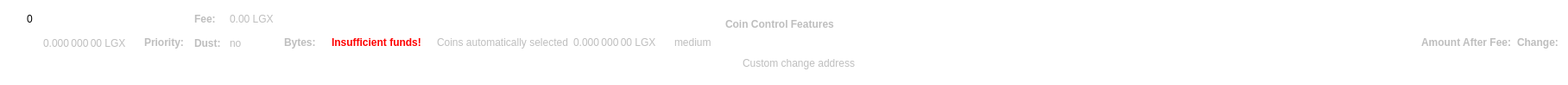
    <widget class="QWidget" name="dummyHideWidget" native="true">
     <property name="maximumSize">
      <size>
       <width>100</width>
       <height>22</height>
      </size>
     </property>
     <property name="styleSheet">
      <string notr="true">border: 0;
background-color: transparent;</string>
     </property>
     <layout class="QHBoxLayout" name="dummyHideLayout">
      <item>
       <layout class="QFormLayout" name="formLayoutCoinControl1">
        <property name="horizontalSpacing">
         <number>10</number>
        </property>
        <property name="verticalSpacing">
         <number>14</number>
        </property>
        <property name="leftMargin">
         <number>10</number>
        </property>
        <property name="topMargin">
         <number>4</number>
        </property>
        <property name="rightMargin">
         <number>6</number>
        </property>
        <item row="0" column="1">
         <widget class="QLabel" name="labelCoinControlBytes">
          <property name="cursor">
           <cursorShape>IBeamCursor</cursorShape>
          </property>
          <property name="contextMenuPolicy">
           <enum>Qt::ActionsContextMenu</enum>
          </property>
          <property name="text">
           <string notr="true">0</string>
          </property>
          <property name="textInteractionFlags">
           <set>Qt::LinksAccessibleByMouse|Qt::TextSelectableByKeyboard|Qt::TextSelectableByMouse</set>
          </property>
         </widget>
        </item>
       </layout>
      </item>
      <item>
       <widget class="QLabel" name="labelCoinControlAfterFee">
        <property name="enabled">
         <bool>false</bool>
        </property>
        <property name="sizePolicy">
         <sizepolicy hsizetype="Fixed" vsizetype="Fixed">
          <horstretch>0</horstretch>
          <verstretch>0</verstretch>
         </sizepolicy>
        </property>
        <property name="minimumSize">
         <size>
          <width>111</width>
          <height>12</height>
         </size>
        </property>
        <property name="maximumSize">
         <size>
          <width>111</width>
          <height>12</height>
         </size>
        </property>
        <property name="cursor">
         <cursorShape>IBeamCursor</cursorShape>
        </property>
        <property name="contextMenuPolicy">
         <enum>Qt::ActionsContextMenu</enum>
        </property>
        <property name="text">
         <string notr="true">0.000 000 00 LGX</string>
        </property>
        <property name="textInteractionFlags">
         <set>Qt::LinksAccessibleByMouse|Qt::TextSelectableByKeyboard|Qt::TextSelectableByMouse</set>
        </property>
       </widget>
      </item>
      <item>
       <widget class="QLabel" name="labelCoinControlPriorityText">
        <property name="enabled">
         <bool>false</bool>
        </property>
        <property name="font">
         <font>
          <weight>75</weight>
          <bold>true</bold>
         </font>
        </property>
        <property name="text">
         <string>Priority:</string>
        </property>
       </widget>
      </item>
      <item>
       <layout class="QHBoxLayout" name="horizontalLayout"/>
      </item>
      <item>
       <layout class="QFormLayout" name="formLayoutCoinControl3">
        <property name="horizontalSpacing">
         <number>10</number>
        </property>
        <property name="verticalSpacing">
         <number>14</number>
        </property>
        <property name="leftMargin">
         <number>6</number>
        </property>
        <property name="topMargin">
         <number>4</number>
        </property>
        <property name="rightMargin">
         <number>6</number>
        </property>
        <item row="0" column="0">
         <widget class="QLabel" name="labelCoinControlFeeText">
          <property name="enabled">
           <bool>false</bool>
          </property>
          <property name="font">
           <font>
            <weight>75</weight>
            <bold>true</bold>
           </font>
          </property>
          <property name="text">
           <string>Fee:</string>
          </property>
          <property name="margin">
           <number>0</number>
          </property>
         </widget>
        </item>
        <item row="0" column="1">
         <widget class="QLabel" name="labelCoinControlFee">
          <property name="enabled">
           <bool>false</bool>
          </property>
          <property name="cursor">
           <cursorShape>IBeamCursor</cursorShape>
          </property>
          <property name="contextMenuPolicy">
           <enum>Qt::ActionsContextMenu</enum>
          </property>
          <property name="text">
           <string notr="true">0.00 LGX</string>
          </property>
          <property name="textInteractionFlags">
           <set>Qt::LinksAccessibleByMouse|Qt::TextSelectableByKeyboard|Qt::TextSelectableByMouse</set>
          </property>
         </widget>
        </item>
        <item row="1" column="0">
         <widget class="QLabel" name="labelCoinControlLowOutputText">
          <property name="enabled">
           <bool>false</bool>
          </property>
          <property name="font">
           <font>
            <weight>75</weight>
            <bold>true</bold>
           </font>
          </property>
          <property name="text">
           <string>Dust:</string>
          </property>
         </widget>
        </item>
        <item row="1" column="1">
         <widget class="QLabel" name="labelCoinControlLowOutput">
          <property name="enabled">
           <bool>false</bool>
          </property>
          <property name="cursor">
           <cursorShape>IBeamCursor</cursorShape>
          </property>
          <property name="contextMenuPolicy">
           <enum>Qt::ActionsContextMenu</enum>
          </property>
          <property name="text">
           <string>no</string>
          </property>
          <property name="textInteractionFlags">
           <set>Qt::LinksAccessibleByMouse|Qt::TextSelectableByKeyboard|Qt::TextSelectableByMouse</set>
          </property>
         </widget>
        </item>
       </layout>
      </item>
      <item>
       <widget class="QLabel" name="labelCoinControlBytesText">
        <property name="enabled">
         <bool>false</bool>
        </property>
        <property name="font">
         <font>
          <weight>75</weight>
          <bold>true</bold>
         </font>
        </property>
        <property name="text">
         <string>Bytes:</string>
        </property>
       </widget>
      </item>
      <item>
       <layout class="QFormLayout" name="formLayoutCoinControl2">
        <property name="horizontalSpacing">
         <number>10</number>
        </property>
        <property name="verticalSpacing">
         <number>14</number>
        </property>
        <property name="leftMargin">
         <number>6</number>
        </property>
        <property name="topMargin">
         <number>4</number>
        </property>
        <property name="rightMargin">
         <number>6</number>
        </property>
       </layout>
      </item>
      <item>
       <layout class="QHBoxLayout" name="horizontalLayoutCoinControl2">
        <property name="spacing">
         <number>8</number>
        </property>
        <property name="bottomMargin">
         <number>10</number>
        </property>
       </layout>
      </item>
      <item>
       <widget class="QLabel" name="labelCoinControlInsuffFunds">
        <property name="enabled">
         <bool>false</bool>
        </property>
        <property name="minimumSize">
         <size>
          <width>0</width>
          <height>0</height>
         </size>
        </property>
        <property name="font">
         <font>
          <weight>75</weight>
          <bold>true</bold>
         </font>
        </property>
        <property name="styleSheet">
         <string notr="true">color:red;font-weight:bold;</string>
        </property>
        <property name="text">
         <string>Insufficient funds!</string>
        </property>
        <property name="margin">
         <number>5</number>
        </property>
       </widget>
      </item>
      <item>
       <layout class="QFormLayout" name="formLayoutCoinControl4">
        <property name="horizontalSpacing">
         <number>10</number>
        </property>
        <property name="verticalSpacing">
         <number>14</number>
        </property>
        <property name="leftMargin">
         <number>6</number>
        </property>
        <property name="topMargin">
         <number>4</number>
        </property>
        <property name="rightMargin">
         <number>6</number>
        </property>
       </layout>
      </item>
      <item>
       <widget class="QLabel" name="labelCoinControlAutomaticallySelected">
        <property name="enabled">
         <bool>false</bool>
        </property>
        <property name="sizePolicy">
         <sizepolicy hsizetype="Fixed" vsizetype="Fixed">
          <horstretch>0</horstretch>
          <verstretch>0</verstretch>
         </sizepolicy>
        </property>
        <property name="minimumSize">
         <size>
          <width>0</width>
          <height>0</height>
         </size>
        </property>
        <property name="maximumSize">
         <size>
          <width>240</width>
          <height>16777215</height>
         </size>
        </property>
        <property name="text">
         <string>Coins automatically selected</string>
        </property>
        <property name="margin">
         <number>5</number>
        </property>
       </widget>
      </item>
      <item>
       <widget class="QLabel" name="labelCoinControlChange">
        <property name="enabled">
         <bool>false</bool>
        </property>
        <property name="sizePolicy">
         <sizepolicy hsizetype="Fixed" vsizetype="Fixed">
          <horstretch>0</horstretch>
          <verstretch>0</verstretch>
         </sizepolicy>
        </property>
        <property name="minimumSize">
         <size>
          <width>111</width>
          <height>0</height>
         </size>
        </property>
        <property name="maximumSize">
         <size>
          <width>111</width>
          <height>16777215</height>
         </size>
        </property>
        <property name="cursor">
         <cursorShape>IBeamCursor</cursorShape>
        </property>
        <property name="contextMenuPolicy">
         <enum>Qt::ActionsContextMenu</enum>
        </property>
        <property name="text">
         <string notr="true">0.000 000 00 LGX</string>
        </property>
        <property name="textInteractionFlags">
         <set>Qt::LinksAccessibleByMouse|Qt::TextSelectableByKeyboard|Qt::TextSelectableByMouse</set>
        </property>
       </widget>
      </item>
      <item>
       <widget class="QLabel" name="labelCoinControlPriority">
        <property name="enabled">
         <bool>false</bool>
        </property>
        <property name="cursor">
         <cursorShape>IBeamCursor</cursorShape>
        </property>
        <property name="contextMenuPolicy">
         <enum>Qt::ActionsContextMenu</enum>
        </property>
        <property name="text">
         <string>medium</string>
        </property>
        <property name="textInteractionFlags">
         <set>Qt::LinksAccessibleByMouse|Qt::TextSelectableByKeyboard|Qt::TextSelectableByMouse</set>
        </property>
       </widget>
      </item>
      <item>
       <widget class="QFrame" name="frameCoinControl">
        <property name="sizePolicy">
         <sizepolicy hsizetype="Expanding" vsizetype="Expanding">
          <horstretch>0</horstretch>
          <verstretch>0</verstretch>
         </sizepolicy>
        </property>
        <property name="maximumSize">
         <size>
          <width>16777215</width>
          <height>16777215</height>
         </size>
        </property>
        <property name="frameShape">
         <enum>QFrame::StyledPanel</enum>
        </property>
        <property name="frameShadow">
         <enum>QFrame::Sunken</enum>
        </property>
        <layout class="QVBoxLayout" name="verticalLayoutCoinControl2_2">
         <property name="spacing">
          <number>0</number>
         </property>
         <property name="leftMargin">
          <number>0</number>
         </property>
         <property name="topMargin">
          <number>0</number>
         </property>
         <property name="rightMargin">
          <number>0</number>
         </property>
         <property name="bottomMargin">
          <number>6</number>
         </property>
         <item>
          <layout class="QVBoxLayout" name="verticalLayoutCoinControl" stretch="0,0,0,1">
           <property name="spacing">
            <number>0</number>
           </property>
           <property name="leftMargin">
            <number>10</number>
           </property>
           <property name="topMargin">
            <number>10</number>
           </property>
           <item>
            <layout class="QHBoxLayout" name="horizontalLayoutCoinControl1">
             <property name="bottomMargin">
              <number>15</number>
             </property>
             <item>
              <widget class="QLabel" name="labelCoinControlFeatures">
               <property name="enabled">
                <bool>false</bool>
               </property>
               <property name="sizePolicy">
                <sizepolicy hsizetype="Preferred" vsizetype="Maximum">
                 <horstretch>0</horstretch>
                 <verstretch>0</verstretch>
                </sizepolicy>
               </property>
               <property name="font">
                <font>
                 <weight>75</weight>
                 <bold>true</bold>
                </font>
               </property>
               <property name="styleSheet">
                <string notr="true">font-weight:bold;</string>
               </property>
               <property name="text">
                <string>Coin Control Features</string>
               </property>
              </widget>
             </item>
            </layout>
           </item>
           <item>
            <widget class="QWidget" name="widgetCoinControl" native="true">
             <property name="sizePolicy">
              <sizepolicy hsizetype="Preferred" vsizetype="Preferred">
               <horstretch>0</horstretch>
               <verstretch>0</verstretch>
              </sizepolicy>
             </property>
             <property name="minimumSize">
              <size>
               <width>0</width>
               <height>0</height>
              </size>
             </property>
             <property name="styleSheet">
              <string notr="true">border: 0;
background-color: transparent;</string>
             </property>
             <layout class="QHBoxLayout" name="horizontalLayoutCoinControl5_2">
              <property name="leftMargin">
               <number>0</number>
              </property>
              <property name="topMargin">
               <number>0</number>
              </property>
              <property name="rightMargin">
               <number>0</number>
              </property>
              <property name="bottomMargin">
               <number>0</number>
              </property>
              <item>
               <layout class="QHBoxLayout" name="horizontalLayoutCoinControl3">
                <property name="spacing">
                 <number>20</number>
                </property>
                <property name="topMargin">
                 <number>0</number>
                </property>
                <property name="bottomMargin">
                 <number>10</number>
                </property>
               </layout>
              </item>
             </layout>
            </widget>
           </item>
           <item>
            <layout class="QHBoxLayout" name="horizontalLayoutCoinControl4" stretch="0,0,0">
             <property name="spacing">
              <number>12</number>
             </property>
             <property name="sizeConstraint">
              <enum>QLayout::SetDefaultConstraint</enum>
             </property>
             <property name="topMargin">
              <number>5</number>
             </property>
             <property name="rightMargin">
              <number>5</number>
             </property>
             <item>
              <widget class="QCheckBox" name="checkBoxCoinControlChange">
               <property name="enabled">
                <bool>false</bool>
               </property>
               <property name="toolTip">
                <string>If this is activated, but the change address is empty or invalid, change will be sent to a newly generated address.</string>
               </property>
               <property name="text">
                <string>Custom change address</string>
               </property>
              </widget>
             </item>
             <item>
              <widget class="QValidatedLineEdit" name="lineEditCoinControlChange">
               <property name="enabled">
                <bool>false</bool>
               </property>
               <property name="sizePolicy">
                <sizepolicy hsizetype="Expanding" vsizetype="Fixed">
                 <horstretch>0</horstretch>
                 <verstretch>0</verstretch>
                </sizepolicy>
               </property>
              </widget>
             </item>
             <item>
              <widget class="QLabel" name="labelCoinControlChangeLabel_2">
               <property name="sizePolicy">
                <sizepolicy hsizetype="Preferred" vsizetype="Expanding">
                 <horstretch>0</horstretch>
                 <verstretch>0</verstretch>
                </sizepolicy>
               </property>
               <property name="minimumSize">
                <size>
                 <width>0</width>
                 <height>0</height>
                </size>
               </property>
               <property name="text">
                <string/>
               </property>
               <property name="margin">
                <number>3</number>
               </property>
              </widget>
             </item>
            </layout>
           </item>
           <item>
            <spacer name="verticalSpacerCoinControl">
             <property name="orientation">
              <enum>Qt::Vertical</enum>
             </property>
             <property name="sizeHint" stdset="0">
              <size>
               <width>800</width>
               <height>1</height>
              </size>
             </property>
            </spacer>
           </item>
          </layout>
         </item>
        </layout>
       </widget>
      </item>
      <item>
       <widget class="QLabel" name="labelCoinControlAfterFeeText">
        <property name="enabled">
         <bool>false</bool>
        </property>
        <property name="minimumSize">
         <size>
          <width>0</width>
          <height>0</height>
         </size>
        </property>
        <property name="maximumSize">
         <size>
          <width>16777215</width>
          <height>16777215</height>
         </size>
        </property>
        <property name="font">
         <font>
          <weight>75</weight>
          <bold>true</bold>
         </font>
        </property>
        <property name="text">
         <string>Amount After Fee:</string>
        </property>
        <property name="alignment">
         <set>Qt::AlignLeading|Qt::AlignLeft|Qt::AlignVCenter</set>
        </property>
        <property name="margin">
         <number>0</number>
        </property>
       </widget>
      </item>
      <item>
       <widget class="QLabel" name="labelCoinControlChangeText">
        <property name="enabled">
         <bool>false</bool>
        </property>
        <property name="sizePolicy">
         <sizepolicy hsizetype="Preferred" vsizetype="Preferred">
          <horstretch>0</horstretch>
          <verstretch>0</verstretch>
         </sizepolicy>
        </property>
        <property name="minimumSize">
         <size>
          <width>0</width>
          <height>0</height>
         </size>
        </property>
        <property name="maximumSize">
         <size>
          <width>16777215</width>
          <height>16777215</height>
         </size>
        </property>
        <property name="font">
         <font>
          <weight>75</weight>
          <bold>true</bold>
         </font>
        </property>
        <property name="text">
         <string>Change:</string>
        </property>
        <property name="alignment">
         <set>Qt::AlignLeading|Qt::AlignLeft|Qt::AlignVCenter</set>
        </property>
       </widget>
      </item>
     </layout>
    </widget>
